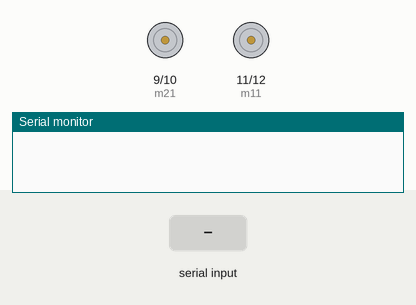
Bench run of a sketch on a simulated Arduino Uno, built with avr-gcc and run on an emulated ATmega328P. Parts: motor-driver pin pairs drawn as motors (green arrow = first pin HIGH = forward, orange = second pin HIGH = backward, longer = more drive), the last lines printed to the serial monitor. Inputs (shaded band) come from the test bench.

Above: at 1.2 s.
1.3 s: "1" received over Serial
At 2.2 s:
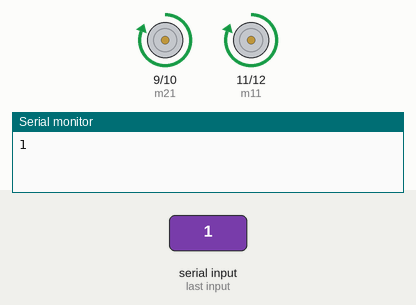
2.8 s: "4" received over Serial
At 3.4 s:
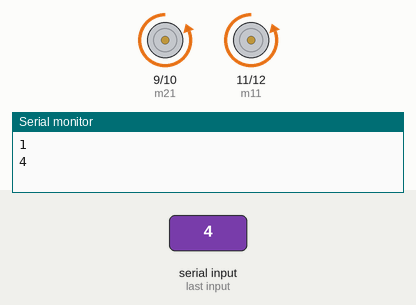
4.3 s: "2" received over Serial
At 5.6 s:
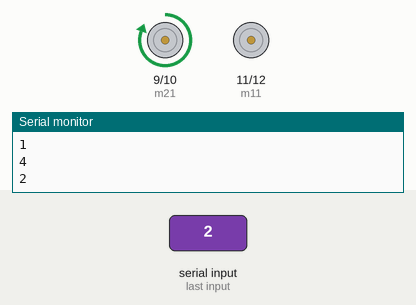
5.9 s: "3" received over Serial
At 7.0 s:
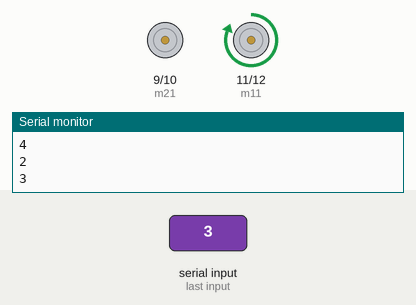
7.5 s: "0" received over Serial
At 8.2 s:
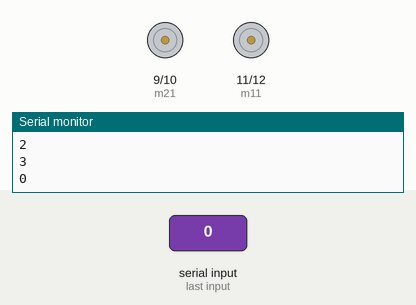
Timing chart, 0 to 10.0 s (numbered marks = the images above; inputs shaded):
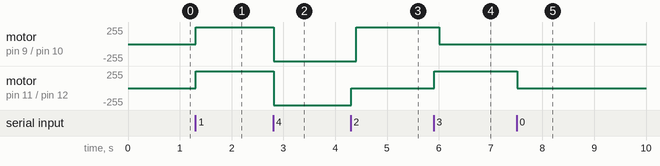

Measured:
- after the input at 1.3 s, motor on pin 9 (m21) / pin 10 (m22), motor on pin 11 (m11) / pin 12 (m12): stopped → forward 255/255 at once
- after the input at 2.8 s, motor on pin 9 (m21) / pin 10 (m22), motor on pin 11 (m11) / pin 12 (m12): forward 255/255 → backward 255/255 at once
- after the input at 4.3 s, motor on pin 9 (m21) / pin 10 (m22): backward 255/255 → forward 255/255 after 0.11 s; motor on pin 11 (m11) / pin 12 (m12): backward 255/255 → stopped at once
- after the input at 5.9 s, motor on pin 9 (m21) / pin 10 (m22): forward 255/255 → stopped after 0.11 s; motor on pin 11 (m11) / pin 12 (m12): stopped → forward 255/255 at once
- after the input at 7.5 s, motor on pin 11 (m11) / pin 12 (m12): forward 255/255 → stopped at once

The sketch:

new.ino
```cpp
String text;
String se = "hihi";

#define m11 11    // موتور راست
#define m12 12
#define m21 9    // موتور چپ
#define m22 10


void forward()
{
   digitalWrite(m11, HIGH);
   digitalWrite(m12, LOW);
   digitalWrite(m21, HIGH);
   digitalWrite(m22, LOW);
}

void backward()
{
   digitalWrite(m11, LOW);
   digitalWrite(m12, HIGH);
   digitalWrite(m21, LOW);
   digitalWrite(m22, HIGH);
}

void left()
{
   digitalWrite(m11, HIGH);
   digitalWrite(m12, LOW);
   delay(100);
   digitalWrite(m21, LOW);
   digitalWrite(m22, LOW);
}

void right()
{
   digitalWrite(m11, LOW);
   digitalWrite(m12, LOW);
   delay(100);
   digitalWrite(m21, HIGH);
   digitalWrite(m22, LOW);
}

void Stop()
{
   digitalWrite(m11, LOW);
   digitalWrite(m12, LOW);
   digitalWrite(m21, LOW);
   digitalWrite(m22, LOW);
}

void setup() {
  Serial.begin(9600); // تنظیم نرخ ارتباط سریال
  pinMode(m11, OUTPUT); // تنظیم به عنوان خروجی
  pinMode(m12, OUTPUT);
  pinMode(m21, OUTPUT);
  pinMode(m22, OUTPUT);
}

void loop() {
  while (Serial.available())
  {
  delay(10);
  char c = Serial.read();
  text += c;
  }
  if (text.length() > 0)
  {
    Serial.println(text);

       if(text == "1")
       {
         forward();

        }
      else if(text == "4")
      {
        backward();
      }
      else if(text == "2")
      {
        right();
      }
      else if(text == "3")
      {
        left();
      }
      else{
        Stop();
        }

text="";
}
}
```
